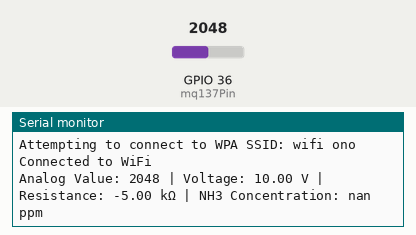
A sketch run on a simulated ESP32. Parts: the last lines printed to the serial monitor. The inputs (shaded band) are chosen by the test bench; at power-on: GPIO 36 (mq137Pin) = 2048. WiFi joins after 1.5 s; servers stay silent unless stated.

Above: at 3.2 s.
3.3 s: GPIO 36 (mq137Pin) set to 491
At 5.0 s:
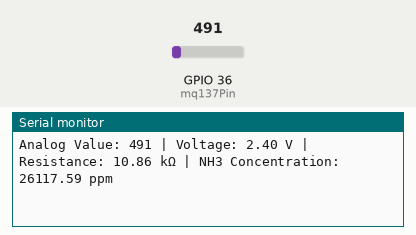
7.2 s: GPIO 36 (mq137Pin) set to 0
At 8.9 s:
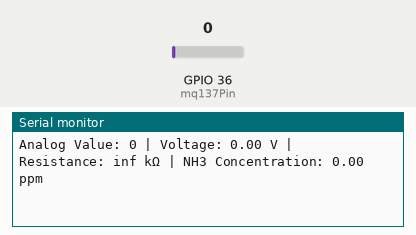

Measured:
- after the input at 3.3 s, the serial monitor: prints a new line after 1.2 s (image 1)
- after the input at 7.2 s, the serial monitor: prints a new line after 1.0 s (image 2)

The sketch:

sketch_jun24b.ino
```cpp
#include <WiFi.h>  // Menggunakan library WiFi yang kompatibel dengan Arduino R4 WiFi

// Definisikan pin analog untuk MQ137
const int mq137Pin = A0;

// Konstanta untuk kalibrasi
const float RLOAD = 10.0;  // Nilai resistor load (dalam kilo-ohm)
const float RZERO = 76.63; // Nilai RZERO (dalam kilo-ohm) berdasarkan kalibrasi
const float PARA = 116.6020682; // Konstanta untuk kurva MQ
const float PARB = 2.769034857; // Konstanta untuk kurva MQ

const char ssid[] = "wifi ono";          // your network SSID (name)
const char pass[] = "wifi kencang gak bikin kembung";      // your network password

const char server[] = "192.168.211.251";   // server IP address

WiFiClient client;

void setup() {
  // Inisialisasi komunikasi serial pada baud rate 9600
  Serial.begin(9600);
  // Tunggu hingga Serial siap (khususnya penting untuk beberapa board)
  while (!Serial) {
    ;
  }
  Serial.println("MQ137 Sensor Initialization...");

  // Connect to Wi-Fi
  WiFi.begin(ssid, pass);
  while (WiFi.status() != WL_CONNECTED) {
    delay(1000);
    Serial.print("Attempting to connect to WPA SSID: ");
    Serial.println(ssid);
  }

  Serial.println("Connected to WiFi");
}

void loop() {
  // Baca nilai analog dari pin sensor
  int analogValue = analogRead(mq137Pin);
  // Konversi nilai analog ke tegangan
  float voltage = (analogValue / 1024.0) * 5.0;
  // Hitung nilai resistansi sensor
  float rs = (5.0 - voltage) / voltage * RLOAD;
  // Hitung rasio resistansi sensor terhadap resistansi awal
  float ratio = rs / RZERO;
  // Hitung konsentrasi amonia dalam ppm menggunakan persamaan kurva MQ
  float ppm = PARA * pow(ratio, -PARB);

  // Tampilkan nilai pembacaan di Serial Monitor
  Serial.print("Analog Value: ");
  Serial.print(analogValue);
  Serial.print(" | Voltage: ");
  Serial.print(voltage);
  Serial.print(" V | Resistance: ");
  Serial.print(rs);
  Serial.print(" kΩ | NH3 Concentration: ");
  Serial.print(ppm);
  Serial.println(" ppm");

  // Kirim data ke server
  if (client.connect(server, 80)) {           // Connect to the server
    String postData = "analogValue=" + String(analogValue) +
                      "&voltage=" + String(voltage) +
                      "&resistance=" + String(rs) +
                      "&ppm=" + String(ppm);

    client.println("POST /pkm/koneksi/koneksi_mq.php HTTP/1.1");
    client.println("Host: " + String(server));
    client.println("Content-Type: application/x-www-form-urlencoded");
    client.print("Content-Length: ");
    client.println(postData.length());
    client.println();
    client.println(postData);
    client.stop();
  }

  // Tunggu selama 1 detik sebelum pembacaan berikutnya
  delay(1000);
}
```
